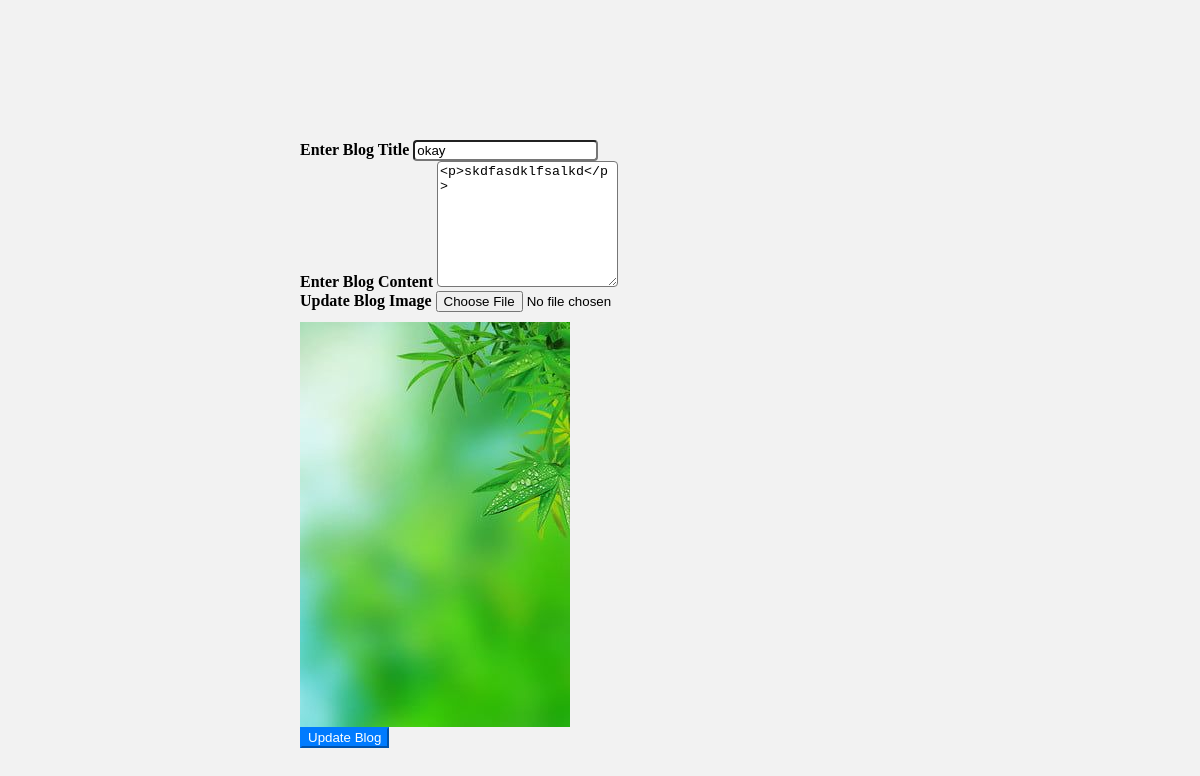
Screenshot of /blog_update/okay (signed in) with the database file from the repository.
### pp/models.py (models this page shows, shortened)
class Blog(models.Model):
    title = models.CharField(max_length=100)
    content = RichTextField()
    slug = models.SlugField(max_length=100, null=True, blank=True)
    image = models.ImageField(upload_to='blog_photos')
    uploaded_on = models.DateTimeField(auto_now_add=True)
    user = models.ForeignKey(
        User, null=True, blank=True, on_delete=models.CASCADE)

### pp/views.py (the view)
# urls.py: path('blog_update/<slug>', views.blog_update, name='blog_update'),
def blog_update(request, slug):
    try:
        blog_obj = Blog.objects.filter(slug=slug).first()
        if blog_obj.user != request.user:
            return redirect('/')
        form = BlogForm(instance=blog_obj)
        if request.method == 'POST':
            form = BlogForm(request.POST, request.FILES, instance=blog_obj)
            if form.is_valid():
                form.save()
                return redirect('/blogs/')
        context = {'blog_obj': blog_obj, 'form': form}
        return render(request, 'blog_update.html', context)
    except Exception as e:
        return HttpResponse(e)

### pp/forms.py
class BlogForm(forms.ModelForm):
    class Meta:
        model = Blog
        fields = ['title', 'content', 'image']

### templates/blog_update.html (shortened to what this page needs)
{% block content %}
<div class="container mt-5">
    <form method="post" class="mt-5 pt-5 mb-5 pb-5" enctype="multipart/form-data">
        <div class="row">
            <div class="col-md-12">
                <label for="title" class="form-label">Enter Blog Title</label>
                <input type="text" id="title" value="{{ blog_obj.title }}" class="form-control" placeholder="Enter title" name="title" required>
            </div>
        </div>
        <div class="row mt-4">
            <div class="col-md-12">
                <label for="content" class="form-label">Enter Blog Content</label>
                <textarea id="content" class="form-control" rows="8" placeholder="Enter content" name="content" required>{{ blog_obj.content }}</textarea>
            </div>
        </div>
        <div class="row mt-4">
            <div class="col-md-12">
                <label for="image" class="form-label">Update Blog Image</label>
                <input type="file" id="image" name="image" class="form-control-file">
            </div>
        </div>
        <div class="row mt-4">
            <div class="col-md-12">
                <img src="{{ blog_obj.image.url }}" alt="Blog Image" class="img-fluid">
            </div>
        </div>
        <button type="submit" class="btn btn-primary mt-4">Update Blog</button>
    </form>
</div>
{% endblock content %}

### templates/blog_update.html (style rules this page uses)
.container { max-width: 600px; margin: 0 auto; padding: 20px; }
.form-control { border-radius: 4px; }
.img-fluid { max-width: 100%; height: auto; margin-top: 10px; }
.mt-5 { margin-top: 2.5rem !important; }
.pt-5 { padding-top: 2.5rem !important; }
.mb-5 { margin-bottom: 2.5rem !important; }
.pb-5 { padding-bottom: 2.5rem !important; }
.row { margin-right: -15px; margin-left: -15px; }
.col-md-12 { padding-right: 15px; padding-left: 15px; }
.form-label { font-weight: bold; }
.btn-primary { color: #ffffff; background-color: #007bff; border-color: #007bff; }

### rows the page displays
Blog: title "okay", content "<p>skdfasdklfsalkd</p>", image (picture)
